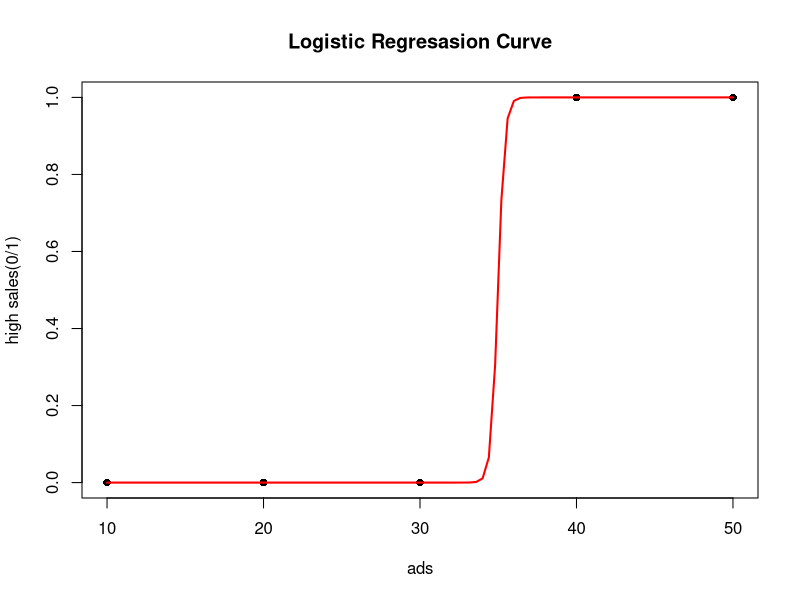

This figure's R source:
ads <- c(10,20,30,40,50)
sales <- c(200,350,500,620,700)
high_sales <- ifelse(sales > 500,1,0)
data <- data.frame(ads,sales,high_sales)
model_logis <-glm(high_sales ~ads,data=data,
                  family=binomial())
ifelse(predict(model_logis,
               data.frame(ads=35),
               type="response")>0.5,"YES","NO")
plot(ads,high_sales,
     pch=16,
     col="black",
     xlab="ads",
     ylab="high sales(0/1)",
     main="Logistic Regresasion Curve"
)
curve(predict(model_logis,data.frame(ads=x),type="response"),
      add=TRUE,
      col="red",
      lwd=2)
